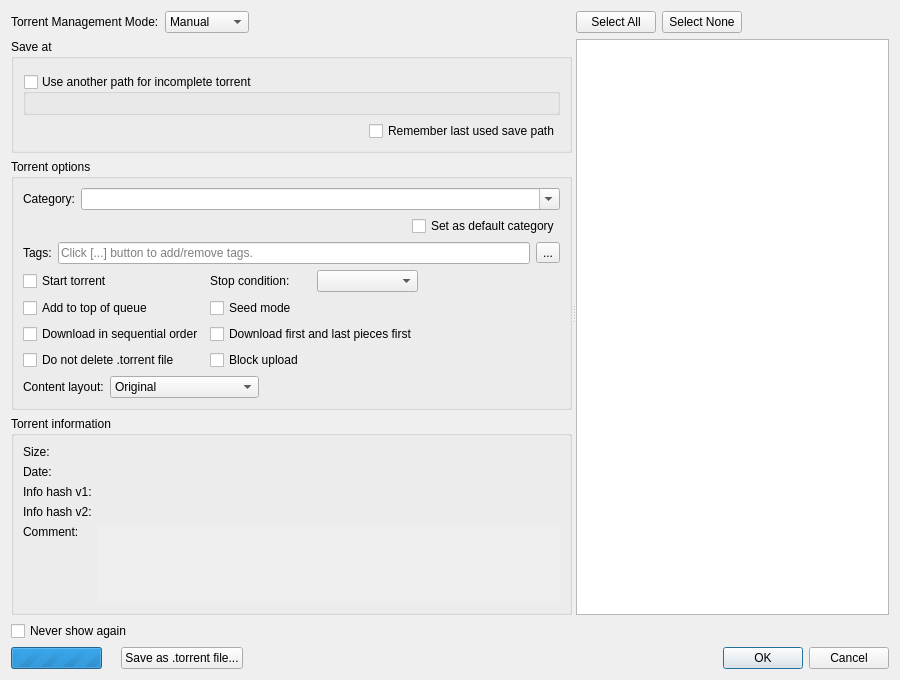
<?xml version="1.0" encoding="UTF-8"?>
<ui version="4.0">
 <class>AddNewTorrentDialog</class>
 <widget class="QDialog" name="AddNewTorrentDialog">
  <property name="geometry">
   <rect>
    <x>0</x>
    <y>0</y>
    <width>900</width>
    <height>680</height>
   </rect>
  </property>
  <layout class="QVBoxLayout" name="AddNewTorrentDialogLayout">
   <item>
    <widget class="QScrollArea" name="scrollArea_2">
     <property name="frameShape">
      <enum>QFrame::Shape::NoFrame</enum>
     </property>
     <property name="sizeAdjustPolicy">
      <enum>QAbstractScrollArea::SizeAdjustPolicy::AdjustToContents</enum>
     </property>
     <property name="widgetResizable">
      <bool>true</bool>
     </property>
     <widget class="QWidget" name="scrollAreaWidgetContents_2">
      <property name="geometry">
       <rect>
        <x>0</x>
        <y>0</y>
        <width>882</width>
        <height>598</height>
       </rect>
      </property>
      <layout class="QVBoxLayout" name="verticalLayout_6">
       <property name="leftMargin">
        <number>0</number>
       </property>
       <property name="topMargin">
        <number>0</number>
       </property>
       <property name="rightMargin">
        <number>0</number>
       </property>
       <property name="bottomMargin">
        <number>0</number>
       </property>
       <item>
        <widget class="QSplitter" name="splitter">
         <property name="orientation">
          <enum>Qt::Orientation::Horizontal</enum>
         </property>
         <property name="childrenCollapsible">
          <bool>false</bool>
         </property>
         <widget class="QFrame" name="torrentoptionsFrame">
          <layout class="QVBoxLayout" name="mainlayout_addui">
           <property name="leftMargin">
            <number>0</number>
           </property>
           <property name="topMargin">
            <number>0</number>
           </property>
           <property name="rightMargin">
            <number>0</number>
           </property>
           <property name="bottomMargin">
            <number>0</number>
           </property>
           <item>
            <layout class="QHBoxLayout" name="managementLayout">
             <item>
              <widget class="QLabel" name="labelTorrentManagementMode">
               <property name="text">
                <string>Torrent Management Mode:</string>
               </property>
              </widget>
             </item>
             <item>
              <widget class="QComboBox" name="comboTMM">
               <property name="toolTip">
                <string>Automatic mode means that various torrent properties(eg save path) will be decided by the associated category</string>
               </property>
               <item>
                <property name="text">
                 <string>Manual</string>
                </property>
               </item>
               <item>
                <property name="text">
                 <string>Automatic</string>
                </property>
               </item>
              </widget>
             </item>
             <item>
              <spacer name="horizontalSpacer">
               <property name="orientation">
                <enum>Qt::Orientation::Horizontal</enum>
               </property>
               <property name="sizeHint" stdset="0">
                <size>
                 <width>20</width>
                 <height>20</height>
                </size>
               </property>
              </spacer>
             </item>
            </layout>
           </item>
           <item>
            <widget class="QGroupBox" name="groupBoxSavePath">
             <property name="title">
              <string>Save at</string>
             </property>
             <layout class="QVBoxLayout" name="verticalLayout">
              <item>
               <widget class="FileSystemPathComboEdit" name="savePath" native="true"/>
              </item>
              <item>
               <widget class="QGroupBox" name="groupBoxDownloadPath">
                <property name="title">
                 <string>Use another path for incomplete torrent</string>
                </property>
                <property name="checkable">
                 <bool>true</bool>
                </property>
                <property name="checked">
                 <bool>false</bool>
                </property>
                <layout class="QVBoxLayout" name="verticalLayout_4">
                 <item>
                  <widget class="FileSystemPathComboEdit" name="downloadPath" native="true"/>
                 </item>
                </layout>
               </widget>
              </item>
              <item>
               <layout class="QHBoxLayout" name="layoutRememberLastSavePath">
                <item>
                 <spacer name="horizontalSpacer_5">
                  <property name="orientation">
                   <enum>Qt::Orientation::Horizontal</enum>
                  </property>
                  <property name="sizeHint" stdset="0">
                   <size>
                    <width>40</width>
                    <height>20</height>
                   </size>
                  </property>
                 </spacer>
                </item>
                <item>
                 <widget class="QCheckBox" name="checkBoxRememberLastSavePath">
                  <property name="text">
                   <string>Remember last used save path</string>
                  </property>
                 </widget>
                </item>
               </layout>
              </item>
             </layout>
            </widget>
           </item>
           <item>
            <widget class="QGroupBox" name="groupBoxSettings">
             <property name="title">
              <string>Torrent options</string>
             </property>
             <layout class="QVBoxLayout" name="verticalLayout_3">
              <item>
               <layout class="QHBoxLayout" name="categoryLayout">
                <item>
                 <widget class="QLabel" name="labelCategory">
                  <property name="text">
                   <string>Category:</string>
                  </property>
                 </widget>
                </item>
                <item>
                 <widget class="QComboBox" name="categoryComboBox">
                  <property name="sizePolicy">
                   <sizepolicy hsizetype="Expanding" vsizetype="Fixed">
                    <horstretch>0</horstretch>
                    <verstretch>0</verstretch>
                   </sizepolicy>
                  </property>
                  <property name="editable">
                   <bool>true</bool>
                  </property>
                  <property name="insertPolicy">
                   <enum>QComboBox::InsertPolicy::InsertAtTop</enum>
                  </property>
                 </widget>
                </item>
               </layout>
              </item>
              <item alignment="Qt::AlignmentFlag::AlignRight">
               <widget class="QCheckBox" name="defaultCategoryCheckbox">
                <property name="text">
                 <string>Set as default category</string>
                </property>
               </widget>
              </item>
              <item>
               <layout class="QHBoxLayout" name="tagsLayout" stretch="0,0,0">
                <item>
                 <widget class="QLabel" name="tagsLabel">
                  <property name="text">
                   <string>Tags:</string>
                  </property>
                 </widget>
                </item>
                <item>
                 <widget class="QLineEdit" name="tagsLineEdit">
                  <property name="sizePolicy">
                   <sizepolicy hsizetype="Expanding" vsizetype="Fixed">
                    <horstretch>0</horstretch>
                    <verstretch>0</verstretch>
                   </sizepolicy>
                  </property>
                  <property name="readOnly">
                   <bool>true</bool>
                  </property>
                  <property name="placeholderText">
                   <string>Click [...] button to add/remove tags.</string>
                  </property>
                  <property name="clearButtonEnabled">
                   <bool>false</bool>
                  </property>
                 </widget>
                </item>
                <item>
                 <widget class="QToolButton" name="tagsEditButton">
                  <property name="toolTip">
                   <string>Add/remove tags</string>
                  </property>
                  <property name="text">
                   <string>...</string>
                  </property>
                 </widget>
                </item>
               </layout>
              </item>
              <item>
               <layout class="QGridLayout" name="gridLayout">
                <item row="0" column="0">
                 <widget class="QCheckBox" name="startTorrentCheckBox">
                  <property name="text">
                   <string>Start torrent</string>
                  </property>
                 </widget>
                </item>
                <item row="0" column="1">
                 <layout class="QHBoxLayout" name="stopConditionLayout">
                  <item>
                   <widget class="QLabel" name="stopConditionLabel">
                    <property name="text">
                     <string>Stop condition:</string>
                    </property>
                   </widget>
                  </item>
                  <item>
                   <widget class="QComboBox" name="stopConditionComboBox"/>
                  </item>
                 </layout>
                </item>
                <item row="0" column="2">
                 <spacer name="horizontalSpacer_3">
                  <property name="orientation">
                   <enum>Qt::Orientation::Horizontal</enum>
                  </property>
                  <property name="sizeHint" stdset="0">
                   <size>
                    <width>40</width>
                    <height>20</height>
                   </size>
                  </property>
                 </spacer>
                </item>
                <item row="1" column="0">
                 <widget class="QCheckBox" name="addToQueueTopCheckBox">
                  <property name="text">
                   <string>Add to top of queue</string>
                  </property>
                 </widget>
                </item>
                <item row="1" column="1">
                 <widget class="QCheckBox" name="seedModeCheckBox">
                  <property name="text">
                   <string>Seed mode</string>
                  </property>
                  <property name="toolTip">
                   <string>&lt;p&gt;If set, qBittorrent will assume that all files are present for this torrent and that they all match the hashes in the torrent file. The use case for this mode is if a torrent is created and seeded, or if the user already knows that all the files are complete, this is a way to perform only basic file checks and skip initial hash checks.&lt;/p&gt;&lt;p&gt;The piece hash will be checked when it is requested for the first time by a peer. If a hash check fails, all files in this torrent will be rechecked.&lt;/p&gt;</string>
                  </property>
                 </widget>
                </item>
                <item row="2" column="0">
                 <widget class="QCheckBox" name="sequentialCheckBox">
                  <property name="text">
                   <string>Download in sequential order</string>
                  </property>
                 </widget>
                </item>
                <item row="2" column="1">
                 <widget class="QCheckBox" name="firstLastCheckBox">
                  <property name="text">
                   <string>Download first and last pieces first</string>
                  </property>
                 </widget>
                </item>
                <item row="3" column="0">
                 <widget class="QCheckBox" name="doNotDeleteTorrentCheckBox">
                  <property name="toolTip">
                   <string>When checked, the .torrent file will not be deleted regardless of the settings at the &quot;Download&quot; page of the Options dialog</string>
                  </property>
                  <property name="text">
                   <string>Do not delete .torrent file</string>
                  </property>
                 </widget>
                </item>
                <item row="3" column="1">
                 <widget class="QCheckBox" name="blockUploadCheckBox">
                  <property name="text">
                   <string>Block upload</string>
                  </property>
                 </widget>
                </item>
               </layout>
              </item>
              <item>
               <layout class="QHBoxLayout" name="horizontalLayout_2">
                <item>
                 <widget class="QLabel" name="contentLayoutLabel">
                  <property name="text">
                   <string>Content layout:</string>
                  </property>
                 </widget>
                </item>
                <item>
                 <widget class="QComboBox" name="contentLayoutComboBox">
                  <property name="currentIndex">
                   <number>0</number>
                  </property>
                  <item>
                   <property name="text">
                    <string>Original</string>
                   </property>
                  </item>
                  <item>
                   <property name="text">
                    <string>Create subfolder</string>
                   </property>
                  </item>
                  <item>
                   <property name="text">
                    <string>Don't create subfolder</string>
                   </property>
                  </item>
                 </widget>
                </item>
                <item>
                 <spacer name="horizontalSpacer_4">
                  <property name="orientation">
                   <enum>Qt::Orientation::Horizontal</enum>
                  </property>
                  <property name="sizeHint" stdset="0">
                   <size>
                    <width>40</width>
                    <height>20</height>
                   </size>
                  </property>
                 </spacer>
                </item>
               </layout>
              </item>
             </layout>
            </widget>
           </item>
           <item>
            <widget class="QGroupBox" name="infoGroup">
             <property name="sizePolicy">
              <sizepolicy hsizetype="Preferred" vsizetype="Expanding">
               <horstretch>0</horstretch>
               <verstretch>0</verstretch>
              </sizepolicy>
             </property>
             <property name="title">
              <string>Torrent information</string>
             </property>
             <layout class="QGridLayout" name="gridLayout_2">
              <item row="0" column="0">
               <widget class="QLabel" name="labelSize">
                <property name="text">
                 <string>Size:</string>
                </property>
               </widget>
              </item>
              <item row="0" column="1">
               <widget class="QLabel" name="labelSizeData"/>
              </item>
              <item row="1" column="0">
               <widget class="QLabel" name="labelDate">
                <property name="text">
                 <string>Date:</string>
                </property>
               </widget>
              </item>
              <item row="1" column="1">
               <widget class="QLabel" name="labelDateData"/>
              </item>
              <item row="2" column="0">
               <widget class="QLabel" name="labelInfohash1">
                <property name="text">
                 <string>Info hash v1:</string>
                </property>
               </widget>
              </item>
              <item row="2" column="1">
               <widget class="QLabel" name="labelInfohash1Data">
                <property name="textInteractionFlags">
                 <set>Qt::TextInteractionFlag::TextSelectableByMouse</set>
                </property>
               </widget>
              </item>
              <item row="3" column="0">
               <widget class="QLabel" name="labelInfohash2">
                <property name="text">
                 <string>Info hash v2:</string>
                </property>
               </widget>
              </item>
              <item row="3" column="1">
               <widget class="QLabel" name="labelInfohash2Data">
                <property name="textInteractionFlags">
                 <set>Qt::TextInteractionFlag::TextSelectableByMouse</set>
                </property>
               </widget>
              </item>
              <item row="4" column="0">
               <widget class="QLabel" name="labelComment">
                <property name="text">
                 <string>Comment:</string>
                </property>
                <property name="alignment">
                 <set>Qt::AlignmentFlag::AlignLeading|Qt::AlignmentFlag::AlignLeft|Qt::AlignmentFlag::AlignTop</set>
                </property>
               </widget>
              </item>
              <item row="4" column="1">
               <widget class="QScrollArea" name="scrollArea">
                <property name="frameShape">
                 <enum>QFrame::Shape::NoFrame</enum>
                </property>
                <property name="sizeAdjustPolicy">
                 <enum>QAbstractScrollArea::SizeAdjustPolicy::AdjustToContents</enum>
                </property>
                <property name="widgetResizable">
                 <bool>true</bool>
                </property>
                <widget class="QWidget" name="scrollAreaWidgetContents">
                 <property name="geometry">
                  <rect>
                   <x>0</x>
                   <y>0</y>
                   <width>411</width>
                   <height>70</height>
                  </rect>
                 </property>
                 <layout class="QVBoxLayout" name="verticalLayout_2">
                  <property name="leftMargin">
                   <number>0</number>
                  </property>
                  <property name="topMargin">
                   <number>0</number>
                  </property>
                  <property name="rightMargin">
                   <number>0</number>
                  </property>
                  <property name="bottomMargin">
                   <number>0</number>
                  </property>
                  <item>
                   <widget class="QLabel" name="labelCommentData">
                    <property name="textFormat">
                     <enum>Qt::TextFormat::RichText</enum>
                    </property>
                    <property name="alignment">
                     <set>Qt::AlignmentFlag::AlignLeading|Qt::AlignmentFlag::AlignLeft|Qt::AlignmentFlag::AlignTop</set>
                    </property>
                    <property name="wordWrap">
                     <bool>true</bool>
                    </property>
                    <property name="openExternalLinks">
                     <bool>true</bool>
                    </property>
                    <property name="textInteractionFlags">
                     <set>Qt::TextInteractionFlag::LinksAccessibleByKeyboard|Qt::TextInteractionFlag::LinksAccessibleByMouse|Qt::TextInteractionFlag::TextSelectableByKeyboard|Qt::TextInteractionFlag::TextSelectableByMouse</set>
                    </property>
                   </widget>
                  </item>
                 </layout>
                </widget>
               </widget>
              </item>
             </layout>
            </widget>
           </item>
          </layout>
         </widget>
         <widget class="QWidget" name="layoutWidget">
          <layout class="QVBoxLayout" name="verticalLayout_5">
           <item>
            <layout class="QHBoxLayout" name="contentFilterLayout">
             <item>
              <widget class="QPushButton" name="buttonSelectAll">
               <property name="text">
                <string>Select All</string>
               </property>
              </widget>
             </item>
             <item>
              <widget class="QPushButton" name="buttonSelectNone">
               <property name="text">
                <string>Select None</string>
               </property>
              </widget>
             </item>
             <item>
              <spacer name="horizontalSpacer_6">
               <property name="orientation">
                <enum>Qt::Orientation::Horizontal</enum>
               </property>
               <property name="sizeHint" stdset="0">
                <size>
                 <width>40</width>
                 <height>20</height>
                </size>
               </property>
              </spacer>
             </item>
            </layout>
           </item>
           <item>
            <widget class="TorrentContentWidget" name="contentTreeView">
             <property name="sizePolicy">
              <sizepolicy hsizetype="Expanding" vsizetype="Expanding">
               <horstretch>1</horstretch>
               <verstretch>0</verstretch>
              </sizepolicy>
             </property>
             <property name="contextMenuPolicy">
              <enum>Qt::ContextMenuPolicy::CustomContextMenu</enum>
             </property>
             <property name="selectionMode">
              <enum>QAbstractItemView::SelectionMode::ExtendedSelection</enum>
             </property>
             <property name="sortingEnabled">
              <bool>true</bool>
             </property>
            </widget>
           </item>
          </layout>
         </widget>
        </widget>
       </item>
      </layout>
     </widget>
    </widget>
   </item>
   <item>
    <layout class="QHBoxLayout" name="buttonsHLayout">
     <item>
      <widget class="QCheckBox" name="checkBoxNeverShow">
       <property name="text">
        <string>Never show again</string>
       </property>
      </widget>
     </item>
     <item>
      <spacer name="horizontalSpacer_2">
       <property name="orientation">
        <enum>Qt::Orientation::Horizontal</enum>
       </property>
       <property name="sizeHint" stdset="0">
        <size>
         <width>40</width>
         <height>20</height>
        </size>
       </property>
      </spacer>
     </item>
    </layout>
   </item>
   <item>
    <layout class="QHBoxLayout" name="horizontalLayout">
     <item>
      <layout class="QHBoxLayout" name="metadataLayout">
       <item>
        <widget class="QProgressBar" name="progMetaLoading">
         <property name="sizePolicy">
          <sizepolicy hsizetype="Minimum" vsizetype="Fixed">
           <horstretch>0</horstretch>
           <verstretch>0</verstretch>
          </sizepolicy>
         </property>
         <property name="maximum">
          <number>0</number>
         </property>
         <property name="value">
          <number>-1</number>
         </property>
         <property name="textVisible">
          <bool>false</bool>
         </property>
        </widget>
       </item>
       <item>
        <widget class="QLabel" name="lblMetaLoading">
         <property name="text">
          <string/>
         </property>
        </widget>
       </item>
       <item>
        <widget class="QPushButton" name="buttonSave">
         <property name="text">
          <string>Save as .torrent file...</string>
         </property>
        </widget>
       </item>
      </layout>
     </item>
     <item>
      <widget class="QDialogButtonBox" name="buttonBox">
       <property name="standardButtons">
        <set>QDialogButtonBox::StandardButton::Cancel|QDialogButtonBox::StandardButton::Ok</set>
       </property>
      </widget>
     </item>
    </layout>
   </item>
  </layout>
 </widget>
 <customwidgets>
  <customwidget>
   <class>TorrentContentWidget</class>
   <extends>QTreeView</extends>
   <header>gui/torrentcontentwidget.h</header>
  </customwidget>
  <customwidget>
   <class>FileSystemPathComboEdit</class>
   <extends>QWidget</extends>
   <header>gui/fspathedit.h</header>
   <container>1</container>
  </customwidget>
 </customwidgets>
 <resources/>
 <connections/>
</ui>
